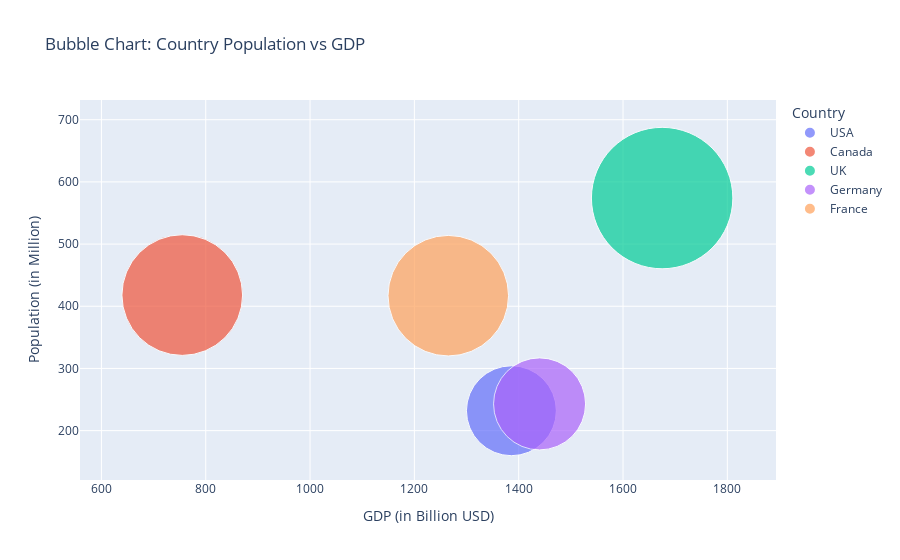

The cell this chart's notebook holds for it:
### Code cell
#Question_No.5: Using the given dataset, create a bubble chart to represent each country's population 
#(y-axis), GDP (xaxis), and bubble size proportional to the population.
#np.random.seed(25) 
#data = { 
#    'Country': ['USA', 'Canada', 'UK',
#'Germany', 'France'], 
#    'Population':
#np.random.randint(100, 1000, 5), 
#    'GDP': np.random.randint(500, 2000,5) 
#} 
#df = pd.DataFrame(data)

#Answer:
import numpy as np
import pandas as pd
import plotly.express as px

# Set random seed for reproducibility
np.random.seed(25)

# Generate the data
data = {
    'Country': ['USA', 'Canada', 'UK', 'Germany', 'France'],
    'Population': np.random.randint(100, 1000, 5),
    'GDP': np.random.randint(500, 2000, 5)
}

df = pd.DataFrame(data)

# Create the bubble chart
fig = px.scatter(df, x='GDP', y='Population', size='Population', 
                 color='Country', hover_name='Country', size_max=100,
                 title="Bubble Chart: Country Population vs GDP",
                 labels={"GDP": "GDP (in Billion USD)", "Population": "Population (in Million)"})

# Show the plot
fig.show()

### Figure 1 — Plotly figure (JSON) as saved in the notebook; plotly's stock layout.template omitted (floating-point values rounded to 4 significant figures)
{"data": [{"hovertemplate": "<b>%{hovertext}</b><br><br>Country=USA<br>GDP (in Billion USD)=%{x}<br>Population (in Million)=%{marker.size}<extra></extra>", "hovertext": ["USA"], "legendgroup": "USA", "marker": {"color": "#636efa", "size": [232], "sizemode": "area", "sizeref": 0.0574, "symbol": "circle"}, "mode": "markers", "name": "USA", "orientation": "v", "showlegend": true, "type": "scatter", "x": [1386], "xaxis": "x", "y": [232], "yaxis": "y"}, {"hovertemplate": "<b>%{hovertext}</b><br><br>Country=Canada<br>GDP (in Billion USD)=%{x}<br>Population (in Million)=%{marker.size}<extra></extra>", "hovertext": ["Canada"], "legendgroup": "Canada", "marker": {"color": "#EF553B", "size": [418], "sizemode": "area", "sizeref": 0.0574, "symbol": "circle"}, "mode": "markers", "name": "Canada", "orientation": "v", "showlegend": true, "type": "scatter", "x": [755], "xaxis": "x", "y": [418], "yaxis": "y"}, {"hovertemplate": "<b>%{hovertext}</b><br><br>Country=UK<br>GDP (in Billion USD)=%{x}<br>Population (in Million)=%{marker.size}<extra></extra>", "hovertext": ["UK"], "legendgroup": "UK", "marker": {"color": "#00cc96", "size": [574], "sizemode": "area", "sizeref": 0.0574, "symbol": "circle"}, "mode": "markers", "name": "UK", "orientation": "v", "showlegend": true, "type": "scatter", "x": [1675], "xaxis": "x", "y": [574], "yaxis": "y"}, {"hovertemplate": "<b>%{hovertext}</b><br><br>Country=Germany<br>GDP (in Billion USD)=%{x}<br>Population (in Million)=%{marker.size}<extra></extra>", "hovertext": ["Germany"], "legendgroup": "Germany", "marker": {"color": "#ab63fa", "size": [243], "sizemode": "area", "sizeref": 0.0574, "symbol": "circle"}, "mode": "markers", "name": "Germany", "orientation": "v", "showlegend": true, "type": "scatter", "x": [1440], "xaxis": "x", "y": [243], "yaxis": "y"}, {"hovertemplate": "<b>%{hovertext}</b><br><br>Country=France<br>GDP (in Billion USD)=%{x}<br>Population (in Million)=%{marker.size}<extra></extra>", "hovertext": ["France"], "legendgroup": "France", "marker": {"color": "#FFA15A", "size": [417], "sizemode": "area", "sizeref": 0.0574, "symbol": "circle"}, "mode": "markers", "name": "France", "orientation": "v", "showlegend": true, "type": "scatter", "x": [1265], "xaxis": "x", "y": [417], "yaxis": "y"}], "layout": {"legend": {"itemsizing": "constant", "title": {"text": "Country"}, "tracegroupgap": 0}, "title": {"text": "Bubble Chart: Country Population vs GDP"}, "xaxis": {"anchor": "y", "domain": [0, 1], "title": {"text": "GDP (in Billion USD)"}}, "yaxis": {"anchor": "x", "domain": [0, 1], "title": {"text": "Population (in Million)"}}}}
